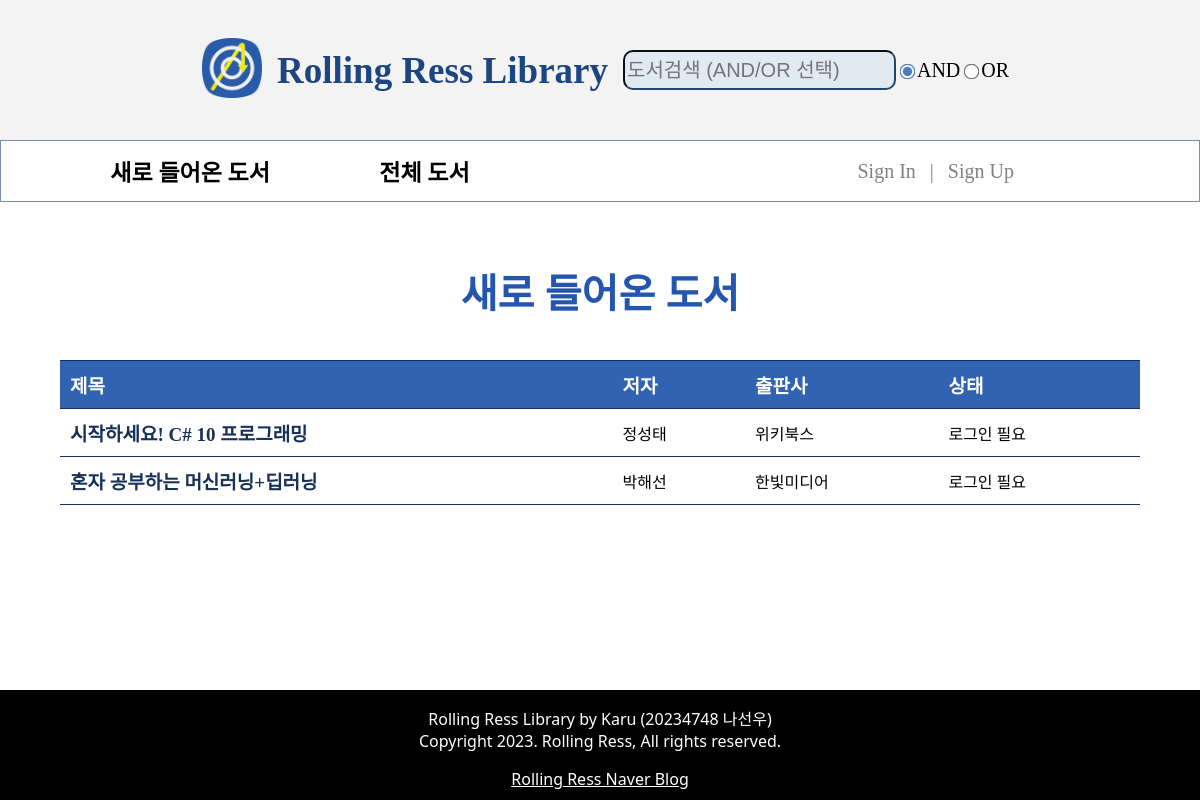
The page /books/new.php on the database as committed earlier.
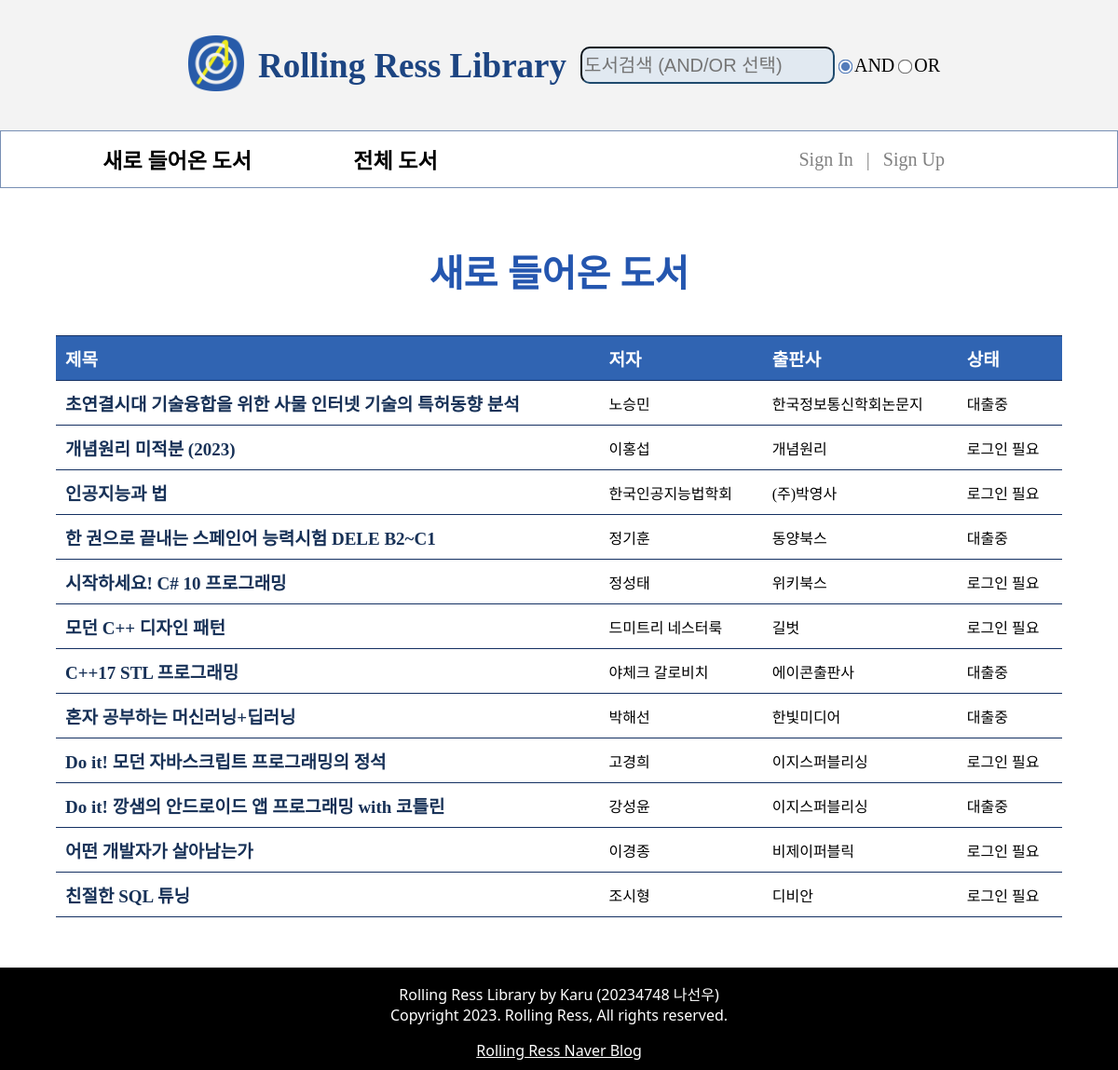
The same page on the database as committed later.
### tables this page shows
CREATE TABLE `bookinfo` (
  `isbn` bigint NOT NULL,
  `title` varchar(80) NOT NULL,
  `author` varchar(45) NOT NULL,
  `publisher` varchar(45) NOT NULL,
  `takenby` varchar(45) DEFAULT NULL,
  `uploaded` date DEFAULT NULL,
  PRIMARY KEY (`isbn`)
);

### books/new.php (the view, shortened to what this page needs)
<?php
    include '../db/connect.php';
    $stmt = $connect->prepare("SELECT * FROM bookinfo
        WHERE DATEDIFF(uploaded, NOW()) <= (
            SELECT AVG(DATEDIFF(uploaded, NOW()))
            FROM bookinfo
        )"
    );
    $stmt->execute();
    $result = $stmt->get_result();
    $is_admin = ($_COOKIE['userlevel'] ?? "") === 'admin';
?>
<!DOCTYPE html>
<html lang="ko">
<head>
    <link rel="stylesheet" href="/styles/pages/listall.css">
    <link rel="stylesheet" href="/styles/form.css">
    <link rel="stylesheet" href="/styles/attribute.css">
    <link rel="stylesheet" href="/styles/part/header.css">
    <link rel="stylesheet" href="/styles/part/nav.css">
    <link rel="stylesheet" href="/styles/part/footer.css">
</head>
<body>
    <div id="wrap">
        <header include-html="/htmls/header.html"></header>
        <nav include-html="/htmls/nav.html"></nav>
        <article>
            <h1>새로 들어온 도서</h1>
            <table cellspacing="0" cellpadding="5">
            <tr>
                    <th>제목</th>
                    <th>저자</th>
                    <th>출판사</th>
                    <th>상태</th>
                </tr>
                <?php while ($row = $result->fetch_array()): ?>
                    <tr>
                    <td>
                        <?php if ($is_admin): ?>
                            <a href='/manage/about.php?isbn=<? echo $row['isbn'] ?>'>
                        <?php else: ?>
                            <a href='/books/about.php?isbn=<? echo $row['isbn'] ?>'>
                        <?php endif; ?>
                        <span class='book_title'><? echo $row['title'] ?></span>
                        </a>
                    </td>
                    <td><? echo $row['author'] ?></td>
                    <td><? echo $row['publisher'] ?></td>
                    <?php if (empty($row['takenby'])): ?>
                        <?php if (isset($_COOKIE['userlevel'])): ?>
                            <td class="available">이용 가능</td>
                        <? else: ?>
                            <td>로그인 필요</td>
                        <? endif; ?>
                    <? else: ?>
                        <td>대출중</td>
                    <? endif ?>
                    </tr>
            <?php endwhile ?>
            </table>
            <br><br><br>
        </article>
    </div>
    <footer include-html="/htmls/footer.html"></footer>
</body>
</html>

Rows that differ between the two databases and show on the page:
added bookinfo: title "초연결시대 기술융합을 위한 사물 인터넷 기술의 특허동향 분석", author "노승민", publisher "한국정보통신학회논문지", takenby "대출중"
added bookinfo: title "개념원리 미적분 (2023)", author "이홍섭", publisher "개념원리", takenby "로그인 필요"
added bookinfo: title "인공지능과 법", author "한국인공지능법학회", publisher "(주)박영사", shows "로그인 필요"
added bookinfo: title "한 권으로 끝내는 스페인어 능력시험 DELE B2~C1", author "정기훈", publisher "동양북스", takenby "대출중"
now on this page (row unchanged): bookinfo: title "모던 C++ 디자인 패턴", author "드미트리 네스터룩", publisher "길벗", shows "로그인 필요"
now on this page (row edited): bookinfo: title "C++17 STL 프로그래밍", author "야체크 갈로비치", publisher "에이콘출판사", takenby "대출중"
changed bookinfo "혼자 공부하는 머신러닝+딥러닝": takenby "로그인 필요" → "대출중"
added bookinfo: title "Do it! 모던 자바스크립트 프로그래밍의 정석", author "고경희", publisher "이지스퍼블리싱", shows "로그인 필요"
added bookinfo: title "Do it! 깡샘의 안드로이드 앱 프로그래밍 with 코틀린", author "강성윤", publisher "이지스퍼블리싱", takenby "대출중"
added bookinfo: title "어떤 개발자가 살아남는가", author "이경종", publisher "비제이퍼블릭", shows "로그인 필요"
added bookinfo: title "친절한 SQL 튜닝", author "조시형", publisher "디비안", shows "로그인 필요"
